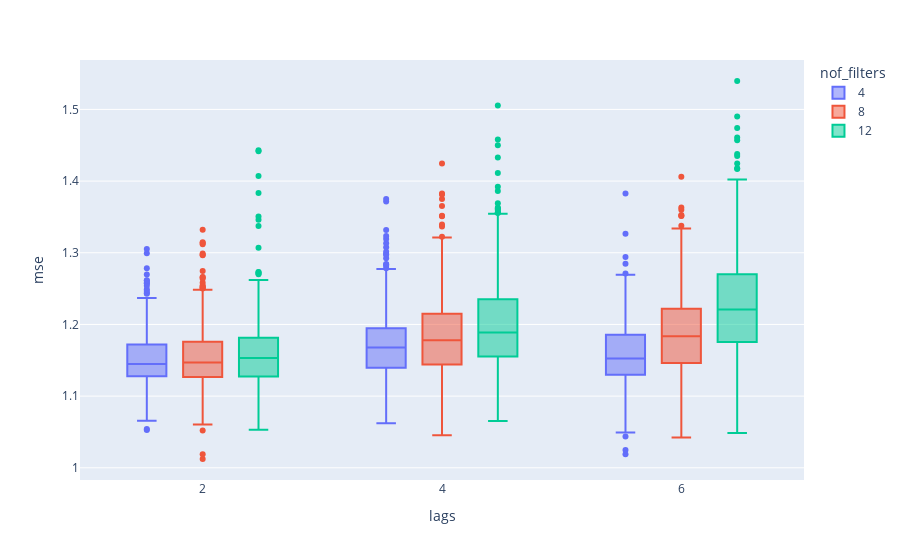

Notebook cell for this chart:
### Code cell
data.plot.box(backend='plotly',x='lags',color='nof_filters',y='mse')

### Figure 1 — Plotly figure (JSON) as saved in the notebook; plotly's stock layout.template omitted (floating-point values rounded to 4 significant figures; data arrays with more than 128 entries replaced by an {"elided": "..."} marker saying what was removed)
{"data": [{"alignmentgroup": "True", "hovertemplate": "nof_filters=4<br>lags=%{x}<br>mse=%{y}<extra></extra>", "legendgroup": "4", "marker": {"color": "#636efa"}, "name": "4", "notched": false, "offsetgroup": "4", "orientation": "v", "showlegend": true, "type": "box", "x": {"elided": "1800 int values"}, "x0": " ", "xaxis": "x", "y": {"elided": "1800 float values"}, "y0": " ", "yaxis": "y"}, {"alignmentgroup": "True", "hovertemplate": "nof_filters=8<br>lags=%{x}<br>mse=%{y}<extra></extra>", "legendgroup": "8", "marker": {"color": "#EF553B"}, "name": "8", "notched": false, "offsetgroup": "8", "orientation": "v", "showlegend": true, "type": "box", "x": {"elided": "1800 int values"}, "x0": " ", "xaxis": "x", "y": {"elided": "1800 float values"}, "y0": " ", "yaxis": "y"}, {"alignmentgroup": "True", "hovertemplate": "nof_filters=12<br>lags=%{x}<br>mse=%{y}<extra></extra>", "legendgroup": "12", "marker": {"color": "#00cc96"}, "name": "12", "notched": false, "offsetgroup": "12", "orientation": "v", "showlegend": true, "type": "box", "x": {"elided": "1800 int values"}, "x0": " ", "xaxis": "x", "y": {"elided": "1800 float values"}, "y0": " ", "yaxis": "y"}], "layout": {"autosize": true, "boxmode": "group", "legend": {"title": {"text": "nof_filters"}, "tracegroupgap": 0}, "margin": {"t": 60}, "xaxis": {"anchor": "y", "autorange": true, "domain": [0, 1], "range": [0.9894, 7.011], "title": {"text": "lags"}, "type": "linear"}, "yaxis": {"anchor": "x", "autorange": true, "domain": [0, 1], "range": [0.983, 1.569], "title": {"text": "mse"}, "type": "linear"}}}
